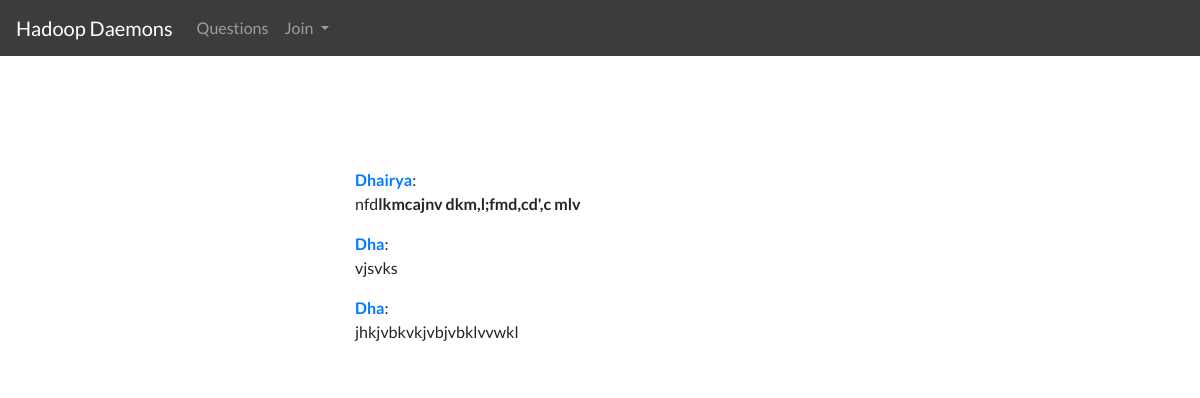
Before: /post/30/commentlist with the older database file.
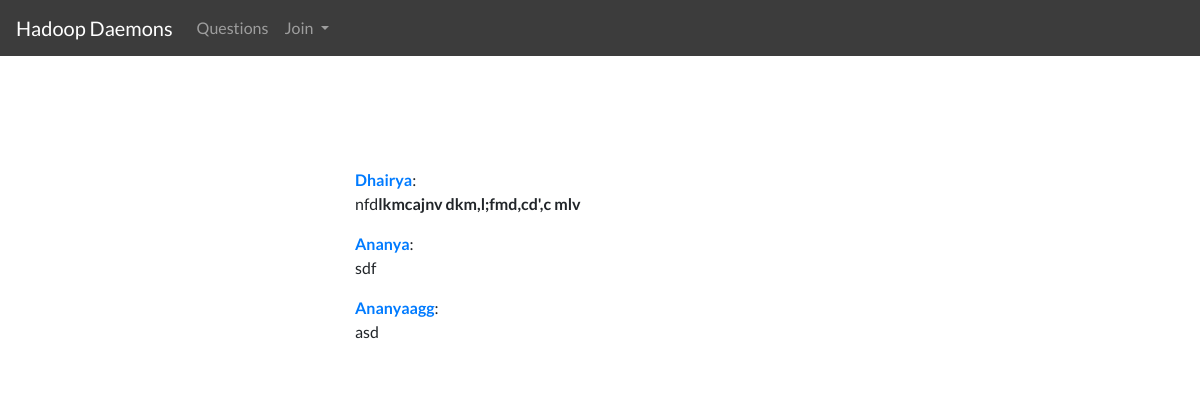
After: the same page with the newer database file.
### my_app/models.py (models this page shows, shortened)
class Comment(models.Model):
    post=models.ForeignKey('Post',related_name="Comment",on_delete=models.CASCADE)
    author=models.ForeignKey('auth.User',on_delete=models.CASCADE)
    text=models.TextField()
    create_date=models.DateTimeField(default=timezone.now)
    def __str__(self):
        return str(self.author)

### my_app/views.py (the view)
# urls.py: url(r'^post/(?P<pk>\d+)/commentlist$',views.CommentListView.as_view(),name="comment_list"),
class CommentListView(DetailView):
    model=Post
    template_name="comment_list.html"

### my_app/templates/my_app/comment_list.html
{% extends 'my_app/base.html' %}
{% block body_block %}
<div class="comments center post">
    <h1 class="commenttitle techfont">Comments :</h1>
       {% for comments in post.Comment.all %}
           <div><strong><a href = "{% url 'my_app:get_user_profile' username=comments.author %}">{{comments|title}}</a></strong>:{{comments.text|safe|linebreaksbr}}</div>
        {% endfor %}
</div>
{% endblock %}

Changed rows visible on the page:
removed Comment: author.username "Dha", text "vjsvks"
removed Comment: author.username "Dha", text "jhkjvbkvkjvbjvbklvvwkl"
added Comment: author.username "Ananya", text "sdf"
added Comment: author.username "Ananyaagg", text "asd"
